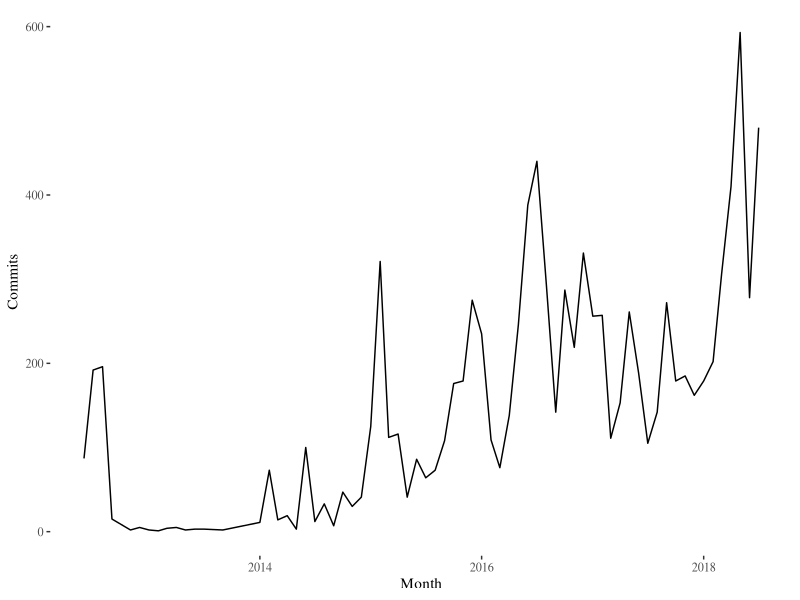
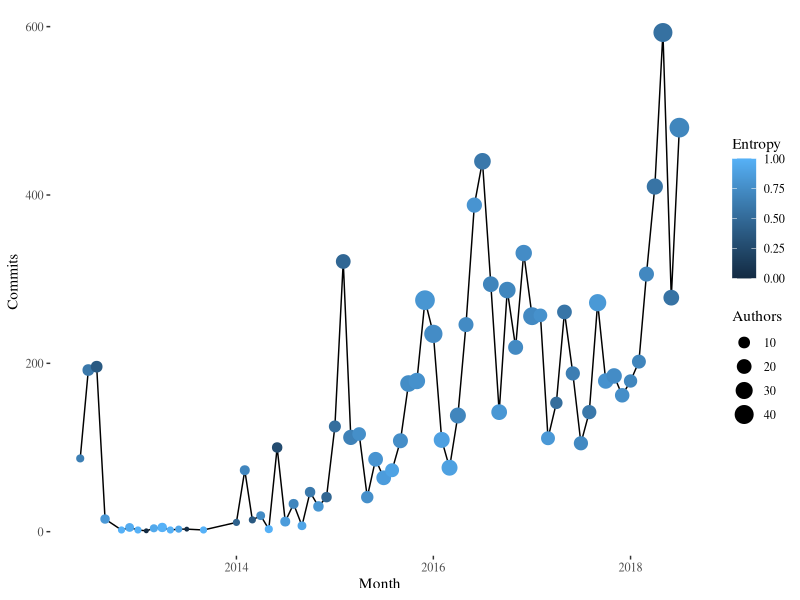
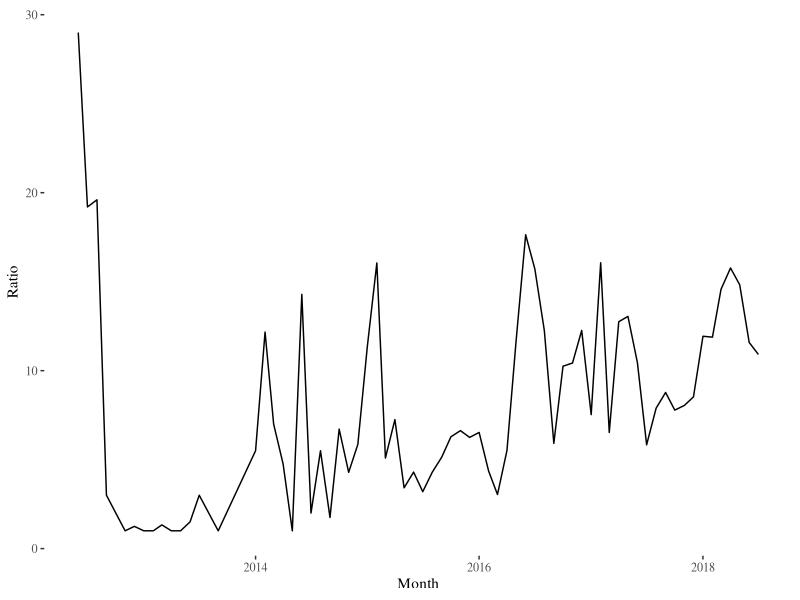
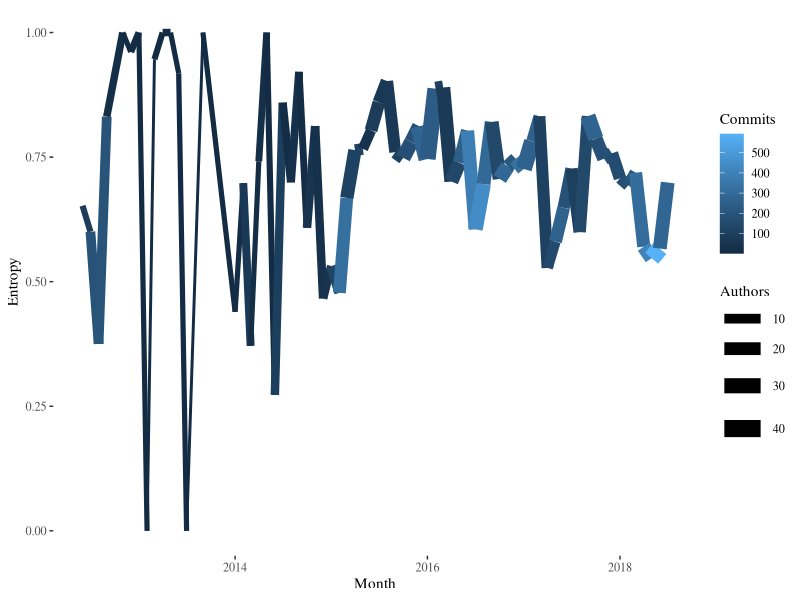
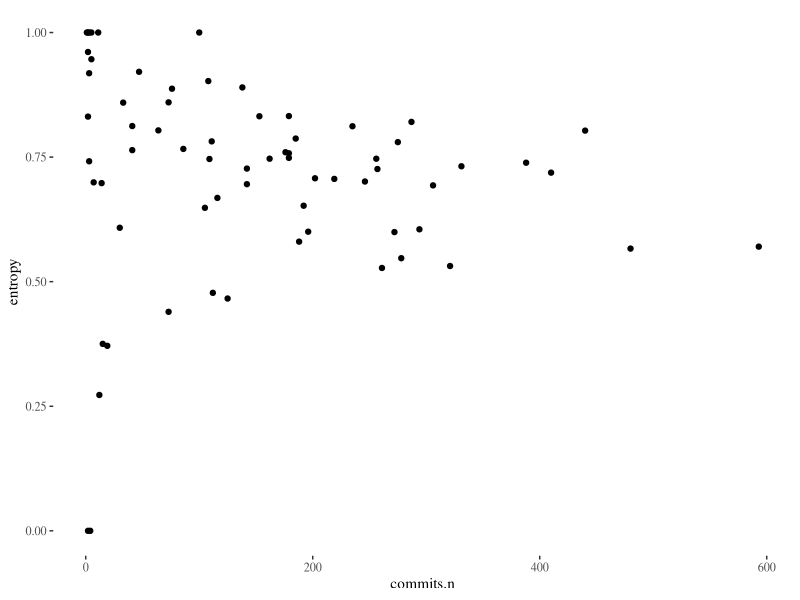
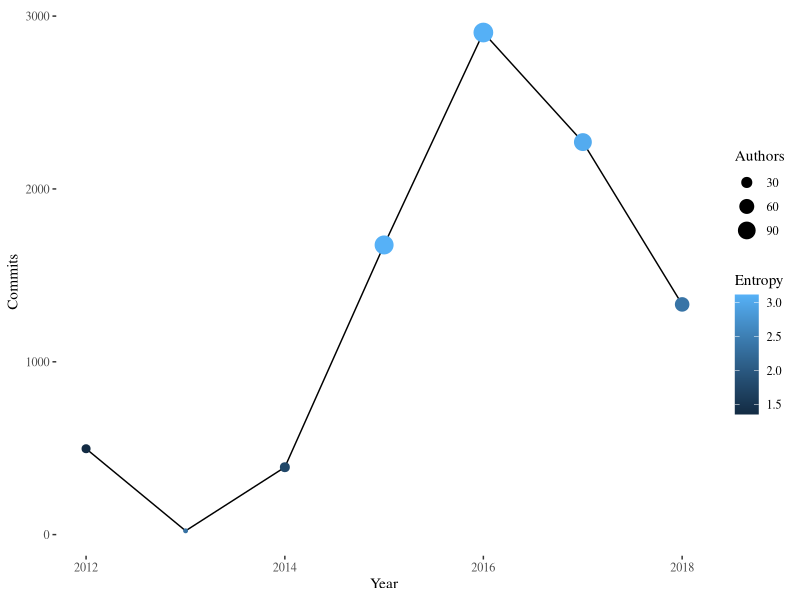
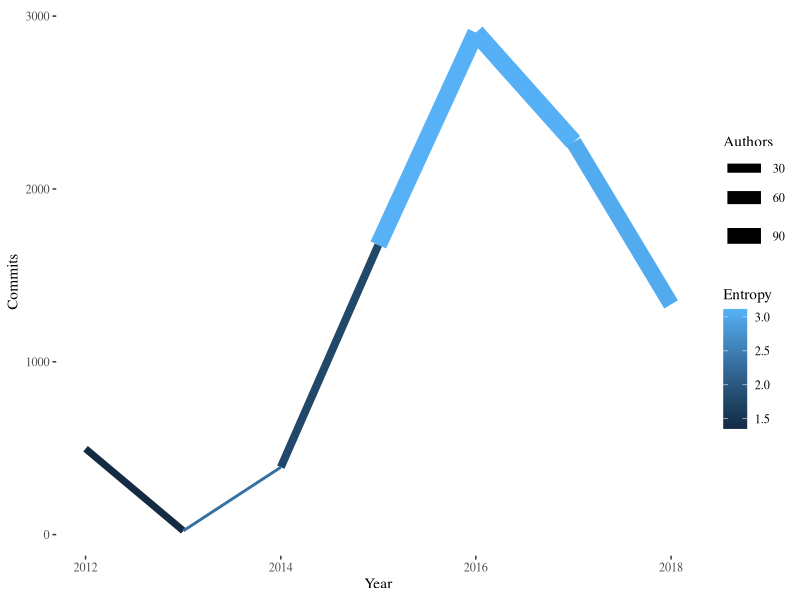
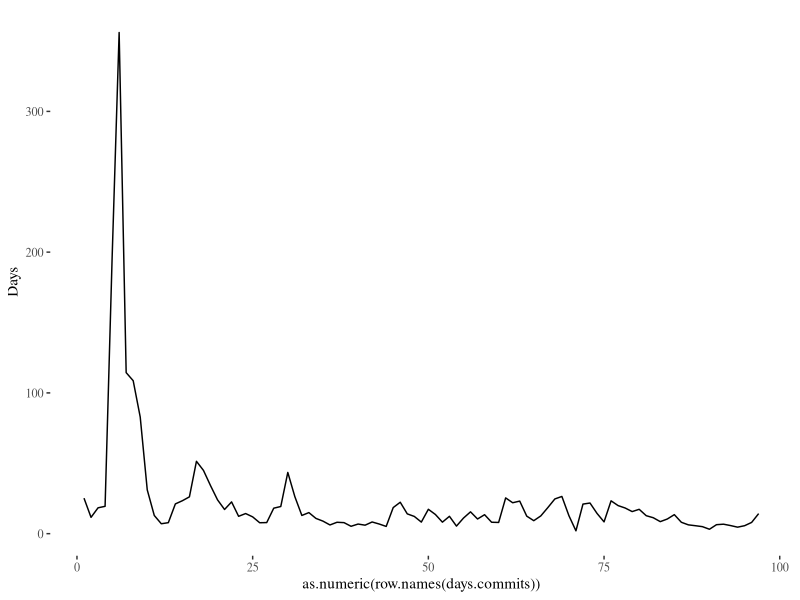

R code for these plots, in order:
library(ggplot2)
library(ggthemes)

commits.t <- read.csv("../data/commits.csv")

commits.t <- commits.t[-nrow(commits.t),]
commits.t$Month <- as.Date(commits.t$Month)
ggplot(commits.t, aes(x=Month,y=Commits))+geom_line()+theme_tufte()
ggplot(commits.t, aes(x=Month,y=Commits))+geom_line()+geom_point(aes(size=Authors,color=Entropy))+theme_tufte()
ggsave("../illos/commits-authors-entropy.png",width=16, height=9)
commits.t$Ratio <- commits.t$Commits / commits.t$Author
ggplot(commits.t, aes(x=Month,y=Ratio))+geom_line()+theme_tufte()
ggplot(commits.t, aes(x=Month,y=Entropy,color=Commits,size=Authors))+geom_line()+theme_tufte()
commits.t$MonthN <- c(commits.t$Commits[2:length(commits.t$Month)],0)
correlation <-
    data.frame(entropy=commits.t$Entropy[1:(length(commits.t$Entropy)-1)],
               commits.n=commits.t$MonthN[1:(length(commits.t$MonthN)-1)])
ggplot(correlation, aes(x=commits.n,y=entropy))+geom_point()+theme_tufte()

                                                    
commits.y <- read.csv("../data/commits-year.csv")
commits.y$Year <- as.Date(commits.y$Year)
ggplot(commits.y, aes(x=Year,y=Commits))+geom_line()+geom_point(aes(size=Authors,color=Entropy))+theme_tufte()
ggplot(commits.y, aes(x=Year,y=Commits,color=Entropy,size=Authors))+geom_line()+theme_tufte()

days.commits <- read.csv("../data/100commit-interval.csv")
ggplot(days.commits, aes(x=as.numeric(row.names(days.commits)),y=Days,group=1))+geom_line()+theme_tufte()

days.commits.1k <- read.csv("../data/1kcommit-interval.csv")
ggplot(days.commits.1k, aes(x=as.numeric(row.names(days.commits.1k)),y=Days,group=1))+geom_line()+theme_tufte()
